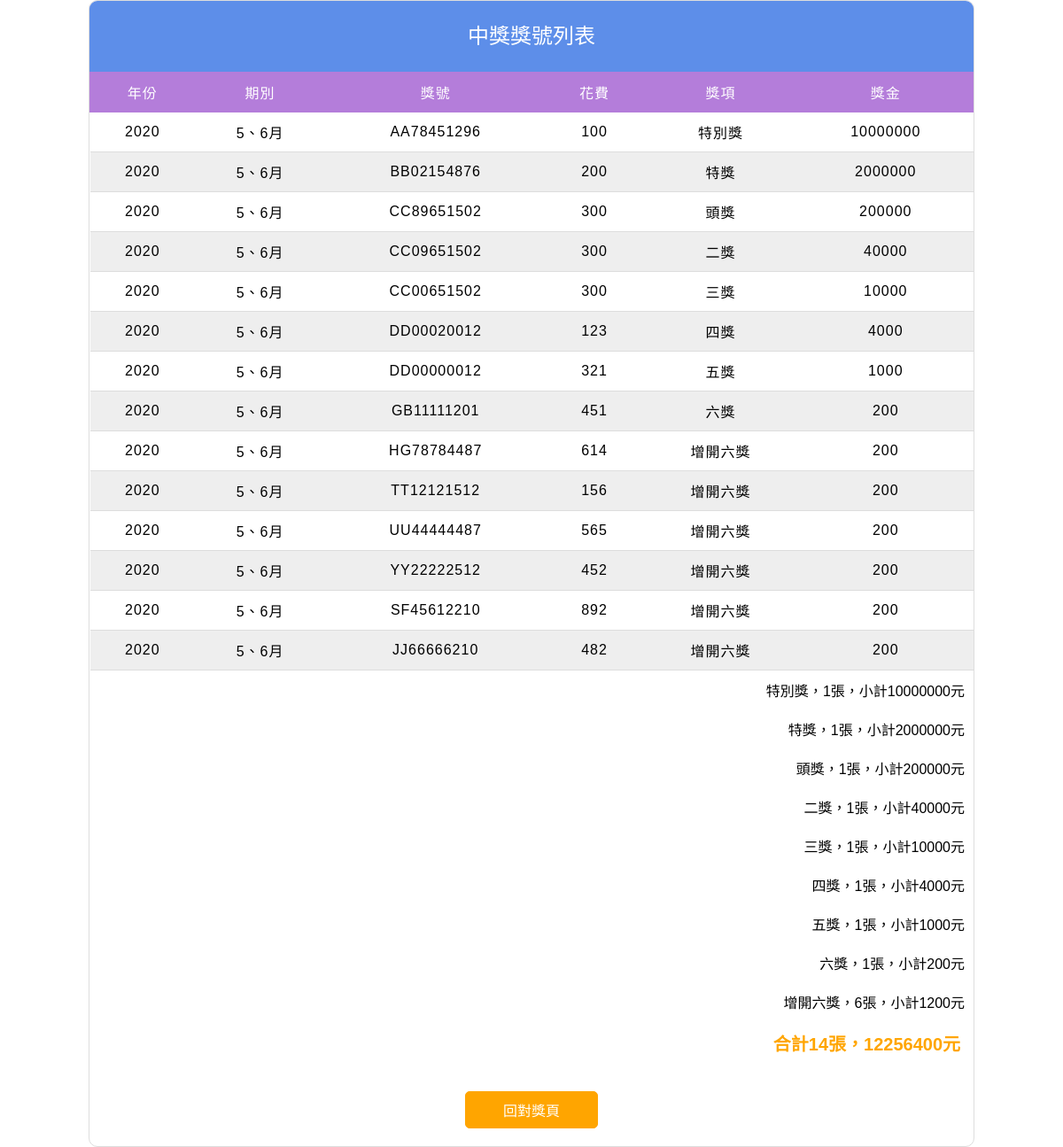
Screenshot of /award_list.php with the database file from the repository.
### tables this page shows
CREATE TABLE `reward_record` (
  `id` int(10) UNSIGNED NOT NULL COMMENT '流水號',
  `year` varchar(4) NOT NULL COMMENT '年份',
  `period` tinyint(1) UNSIGNED NOT NULL COMMENT '期別',
  `code` varchar(2) NOT NULL COMMENT '英文碼',
  `number` varchar(8) NOT NULL COMMENT '發票號碼',
  `expend` int(8) UNSIGNED NOT NULL COMMENT '花費',
  `reward` tinyint(1) UNSIGNED NOT NULL COMMENT '獎項'
);

CREATE TABLE `award_list` (
  `id` tinyint(1) UNSIGNED NOT NULL COMMENT '編號',
  `award` varchar(8) NOT NULL COMMENT '獎項',
  `bonus` int(8) UNSIGNED NOT NULL COMMENT '獎金'
);

### com/base.php (called while the page is built, shortened)
<?php
  $dsn="mysql:host=localhost;charset=utf8;dbname=invoice";
  $pdo=new PDO($dsn,"root","");
  function find($table,$arg){
    global $pdo;
    $sql="select * from `$table` ";
    if(is_array($arg)){
      $tmp=[];
      foreach($arg as $key => $value){
        $tmp[]=sprintf("`%s`='%s'",$key,$value);
      }
      $sql=$sql." where ". implode(" && ", $tmp);
    }else{
      $sql=$sql." where `id`='$arg'";
    }
    $row=$pdo->query($sql)->fetch(PDO::FETCH_ASSOC);
    return $row;
  }
  function all($table,...$arg){
    global $pdo;
    $sql="select * from $table ";
    if(isset($arg[1])){
      $sql=$sql . $arg[1];
    }
    return $pdo->query($sql)->fetchAll();
  }
?>

### award_list.php (the view, shortened to what this page needs)
<?php
  include "./com/base.php";
  $y=$_GET['y'];
  $p=$_GET['p'];
?>
<!DOCTYPE html>
<html lang="zh-TW">
<head>
  <link rel="stylesheet" href="./css/style.css">
  <link rel="stylesheet" href="./css/award_list.css">
  <link rel="stylesheet" href="./css/firework.css">
</head>
<body>
  <div class="pyro">
    <div class="before"></div>
    <div class="after"></div>
  </div>
  <div class="container">
    <div class="header">中獎獎號列表</div>
    <div class="invoiceBox">
    <?php
      $rows=all("reward_record",""," order by `reward` ASC");
      if(!empty($rows)){
    ?>
        <table class="awardTable">
          <tr>
            <td>年份</td>
            <td>期別</td>
            <td>獎號</td>
            <td>花費</td>
            <td>獎項</td>
            <td>獎金</td>
          </tr>
          <?php
              $arrayAward=["","","","","","","","","",""];
              $arrayNum=[0,0,0,0,0,0,0,0,0,0];
              $arrayBouns=[0,0,0,0,0,0,0,0,0,0];
              $countNum=0;
              $countBouns=0;
              foreach($rows as $row){
                $list=find("award_list",$row['reward']);
                $p=$row['period'];
                echo "<tr>";
                echo "  <td>".$row['year']."</td>";
                echo "  <td>".(2*$p-1)."、".(2*$p)."月</td>";
                echo "  <td>".$row['code'].$row['number']."</td>";
                echo "  <td>".$row['expend']."</td>";
                echo "  <td>".$list['award']."</td>";
                echo "  <td>".$list['bonus']."</td>";
                echo "</tr>";
                $index=$row['reward']-1;
                $arrayAward[$index]=$list['award'];
                $arrayNum[$index]=$arrayNum[$index]+1;
                $arrayBouns[$index]=$arrayBouns[$index]+$list['bonus'];
              }
          ?>
        </table>
      <?php
          for($z=0;$z<=8;$z++){
            if($arrayNum[$z]!=0){
              echo "<p class='subtotal'>".$arrayAward[$z]."，".$arrayNum[$z]."張，小計".$arrayBouns[$z]."元</p>";
              $countNum=$countNum+$arrayNum[$z];
              $countBouns=$countBouns+$arrayBouns[$z];
            }
          }
          echo "<p class='total'>合計".$countNum."張，".$countBouns."元</p>";
        }else{
          echo "<p class='tip'>此期沒有中獎!請再接再厲!</p>";
          $fireworkDisplay="none";
        }
      ?>
      <div class="btnBar">
        <a class="btn2" href="award.php?y=<?=$y?>&p=<?=$p?>">回對獎頁</a>
      </div>
    </div>
  </div>
</body>
</html>

### css/style.css (style rules this page uses)
* { margin: 0; padding: 0; box-sizing: border-box; font-family: 'Microsoft JhengHei', Arial, Helvetica, sans-serif; }
a { display: block; text-decoration: none; transition-duration: 0.5s; }
.btn2 { display: inline-block; width: 150px; color: #fff; background-color: orange; margin: 0 auto; padding: 8px 0; text-align: center; border-radius: 5px; border: 1px solid orange; }
.btnBar { margin-top: 20px; text-align: center; }
table { width: 100%; text-align: center; border-collapse: collapse; letter-spacing: 1px; }
table tr td { padding: 10px; }
.container { width: 1000px; margin: 0 auto; border-radius: 10px; border: 1px solid #ddd; }
.header { height: 80px; line-height: 80px; text-align: center; font-size: 1.5rem; color: #fff; background-color: #5d8ee9; box-shadow: 0 0 5px #ddd; }

### css/award_list.css (style rules this page uses)
body { position: relative; }
.container { overflow: hidden; background-color: #fff; }
.invoiceBox > div { padding: 20px; }
.awardTable { width: 100%; }
.awardTable tr:nth-child(odd) { background-color: #eee; }
.awardTable tr:first-child { color: #fff; background-color: #b47dda; }
.awardTable td { border-bottom: 1px solid #ddd; }
.awardTable tr:first-child td { border: 1px solid #b47dda; }
.subtotal { width: 40%; margin-right: 0; margin-left: auto; padding: 10px; text-align: right; }
.total { color: orange; padding: 10px 15px 0 0; text-align: right; font-size: 1.25rem; font-weight: bold; }

### css/firework.css (style rules this page uses)
.pyro > .before, .pyro > .after { position: absolute; width: 5px; height: 5px; border-radius: 50%; box-shadow: 0 0 #fff, 0 0 #fff, 0 0 #fff, 0 0 #fff, 0 0 #fff, 0 0 #fff, 0 0 #fff, 0 0 #fff, 0 0 #fff, 0 0 #fff, 0 0 #fff, 0 0 #fff, 0 0 #fff, 0 0 #fff, 0 0 #fff, 0 0 #fff, 0 0 #fff, 0 0 #fff, 0 0 #fff, 0 0 #fff, 0 0 #fff, 0 0 #fff, 0 0 #fff, 0 0 #fff, 0 0 #fff, 0 0 #fff, 0 0 #fff, 0 0 #fff, 0 0 #fff, 0 0 #fff, 0 0 #fff, 0 0 #fff, 0 0 #fff, 0 0 #fff, 0 0 #fff, 0 0 #fff, 0 0 #fff, 0 0 #fff, 0 0 #fff, 0 0 #fff, 0 0 #fff, 0 0 #fff, 0 0 #fff, 0 0 #fff, 0 0 #fff, 0 0 #fff, 0 0 #fff, 0 0 #fff, 0 0 #fff, 0 0 #fff, 0 0 #fff; -moz-animation: 1s bang ease-out infinite backwards, 1s gravity ease-in infinite backwards, 5s position linear infinite backwards; -webkit-animation: 1s bang ease-out infinite backwards, 1s gravity ease-in infinite backwards, 5s position linear infinite backwards; -o-animation: 1s bang ease-out infinite backwards, 1s gravity ease-in infinite backwards, 5s position linear infinite backwards; -ms-animation: 1s bang ease-out infinite backwards, 1s gravity ease-in infinite backwards, 5s position linear infinite backwards; animation: 1s bang ease-out infinite backwards, 1s gravity ease-in infinite backwards, 5s position linear infinite backwards; }
.pyro > .after { -moz-animation-delay: 1.25s, 1.25s, 1.25s; -webkit-animation-delay: 1.25s, 1.25s, 1.25s; -o-animation-delay: 1.25s, 1.25s, 1.25s; -ms-animation-delay: 1.25s, 1.25s, 1.25s; animation-delay: 1.25s, 1.25s, 1.25s; -moz-animation-duration: 1.25s, 1.25s, 6.25s; -webkit-animation-duration: 1.25s, 1.25s, 6.25s; -o-animation-duration: 1.25s, 1.25s, 6.25s; -ms-animation-duration: 1.25s, 1.25s, 6.25s; animation-duration: 1.25s, 1.25s, 6.25s; }

### rows the page displays
reward_record: year "2020", 2*$p-1 "5", 2*$p "6", code "AA", number "78451296", expend "100", award_list.award "特別獎", award_list.bonus "10000000"
reward_record: year "2020", 2*$p-1 "5", 2*$p "6", code "BB", number "02154876", expend "200", award_list.award "特獎", award_list.bonus "2000000"
reward_record: year "2020", 2*$p-1 "5", 2*$p "6", code "CC", number "89651502", expend "300", award_list.award "頭獎", award_list.bonus "200000"
reward_record: year "2020", 2*$p-1 "5", 2*$p "6", code "CC", number "09651502", expend "300", award_list.award "二獎", award_list.bonus "40000"
reward_record: year "2020", 2*$p-1 "5", 2*$p "6", code "CC", number "00651502", expend "300", award_list.award "三獎", award_list.bonus "10000"
reward_record: year "2020", 2*$p-1 "5", 2*$p "6", code "DD", number "00020012", expend "123", award_list.award "四獎", award_list.bonus "4000"
reward_record: year "2020", 2*$p-1 "5", 2*$p "6", code "DD", number "00000012", expend "321", award_list.award "五獎", award_list.bonus "1000"
reward_record: year "2020", 2*$p-1 "5", 2*$p "6", code "GB", number "11111201", expend "451", award_list.award "六獎", award_list.bonus "200"
reward_record: year "2020", 2*$p-1 "5", 2*$p "6", code "HG", number "78784487", expend "614", award_list.award "增開六獎", award_list.bonus "200"
reward_record: year "2020", 2*$p-1 "5", 2*$p "6", code "TT", number "12121512", expend "156", award_list.award "增開六獎", award_list.bonus "200"
reward_record: year "2020", 2*$p-1 "5", 2*$p "6", code "UU", number "44444487", expend "565", award_list.award "增開六獎", award_list.bonus "200"
reward_record: year "2020", 2*$p-1 "5", 2*$p "6", code "YY", number "22222512", expend "452", award_list.award "增開六獎", award_list.bonus "200"
reward_record: year "2020", 2*$p-1 "5", 2*$p "6", code "SF", number "45612210", expend "892", award_list.award "增開六獎", award_list.bonus "200"
reward_record: year "2020", 2*$p-1 "5", 2*$p "6", code "JJ", number "66666210", expend "482", award_list.award "增開六獎", award_list.bonus "200"

### other values shown
$arrayAward[$z] "特別獎"
$arrayNum[$z] "1"
$arrayBouns[$z] "10000000"
$arrayAward[$z] "特獎"
$arrayBouns[$z] "2000000"
$arrayAward[$z] "頭獎"
$arrayBouns[$z] "200000"
$arrayAward[$z] "二獎"
$arrayBouns[$z] "40000"
$arrayAward[$z] "三獎"
$arrayBouns[$z] "10000"
$arrayAward[$z] "四獎"
$arrayBouns[$z] "4000"
$arrayAward[$z] "五獎"
$arrayBouns[$z] "1000"
